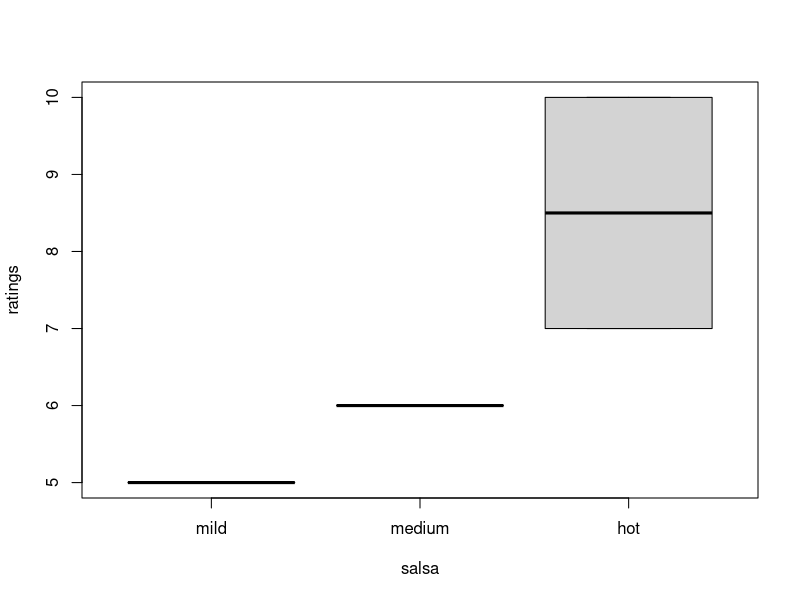

Recreate this plot in R.
# Author:Arin Parsa
# Date: 02/19/2021

# Create a linear regression between salsa ratings and spiciness of salsa

salsa <- c("hot", "mild", "medium", "hot")
salsa <- factor(salsa)
salsa2 <- c("mild", "medium", "hot")
salsa2 <- factor(salsa2)
salsa <- factor(salsa, levels=salsa2)
ratings <- c(7, 5, 6, 10)

reg <- lm(ratings~salsa)
plot(ratings~salsa)
summary(reg)
